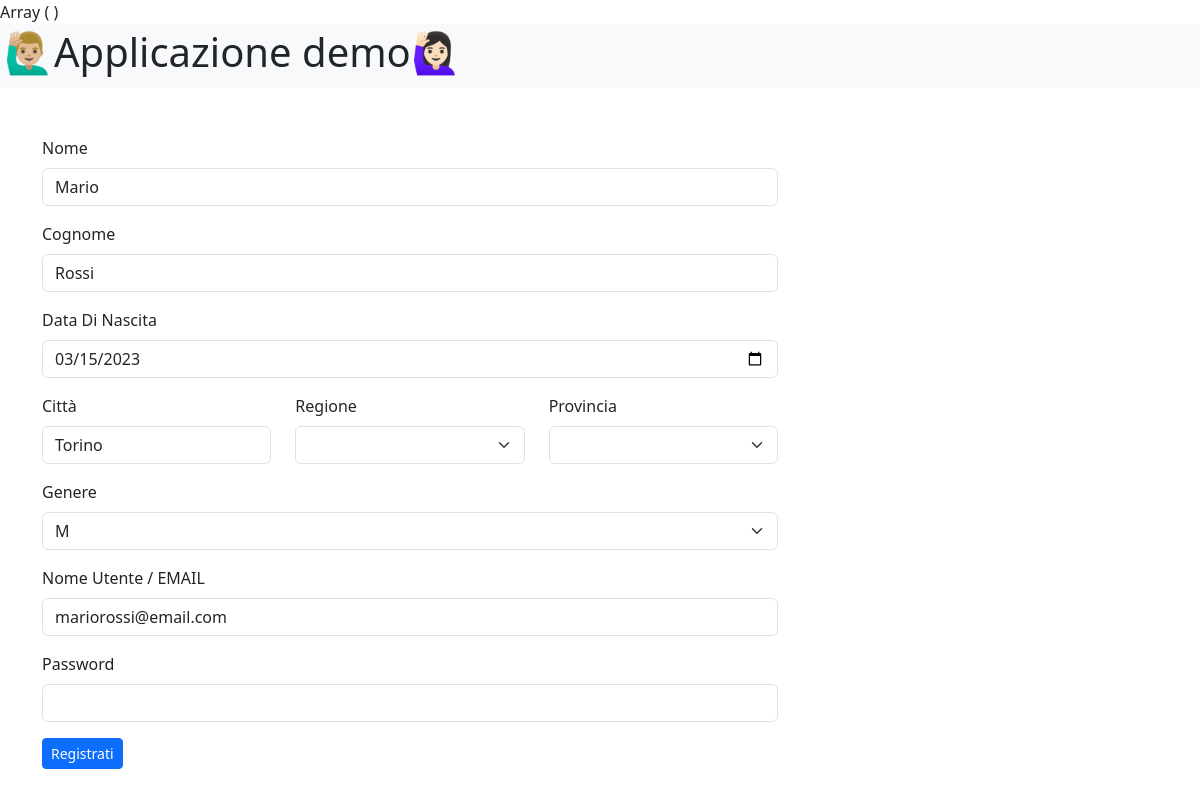
Page /form_in_php/edit_user.php?user_id=1 on the committed database.
### tables this page shows
CREATE TABLE `user` (
  `user_id` int(10) NOT NULL,
  `first_name` varchar(255) NOT NULL,
  `last_name` varchar(255) NOT NULL,
  `birthday` date NOT NULL,
  `birth_city` varchar(255) NOT NULL,
  `regione_id` int(11) NOT NULL,
  `provincia_id` int(11) NOT NULL,
  `gender` enum('M','F') NOT NULL,
  `username` varchar(255) NOT NULL,
  `password` varchar(255) NOT NULL
);

### form_in_php/class/validator/ValidateRequired.php (called while the page is built, shortened)
<?php
class ValidateRequired implements Validable{
    private $value;
    private $valid;
    public function __construct($default_value="", $message="❗️È obbligatorio😬" ){
        $this -> value = $default_value;
        $this -> valid = true;
    }
    public function getValue(){
        return $this -> value;
    }
    public function getValid()
    {
      return $this->valid;
    }
}
?>

### form_in_php/class/crud/UserCRUD.php (called while the page is built, shortened)
<?php
class UserCRUD{
    public function read(int $user_id = null):User|array|bool
    {
        $conn = new \PDO(DB_DSN, DB_USER, DB_PASSWORD);
        if(!is_null($user_id)){
            $query = "SELECT * FROM user WHERE user_id = :user_id";
            $stm = $conn -> prepare($query);
            $stm -> bindValue(':user_id', $user_id, PDO::PARAM_INT);
            $stm -> execute();
            $result = $stm -> fetchAll(PDO::FETCH_CLASS, User::class);
            if(count($result)==1){
                return $result[0];
            }
        }
    }
}
?>

### form_in_php/class/validator/ValidateDate.php (called while the page is built, shortened)
<?php
class ValidateDate implements Validable{
    private $value;
    private $valid;
    public function __construct($default_value='',$message='❗️È obbligatorio😬') {
        $this->value = $default_value;
        $this->valid = true;
    }
    public function getValue()
    {
      return $this->value;
    }
    public function getValid()
    {
      return $this->valid;
    }
}
?>

### form_in_php/class/registry/it/Regione.php (called while the page is built, shortened)
<?php
class Regione{
    public static function all()
    {
        try {
            $conn = new \PDO(DB_DSN, DB_USER, DB_PASSWORD);
            $stm = $conn->prepare("SELECT * FROM regioni;");
            $stm->execute();
            $result = $stm->fetchAll(\PDO::FETCH_OBJ);
            return $result;
        } catch (\Throwable $th) {
            throw $th;
        }
    }
}
?>

### form_in_php/class/registry/it/Provincia.php (called while the page is built, shortened)
<?php
class Provincia {
    public static function all()
    {
        try {
            $conn = new \PDO(DB_DSN,DB_USER,DB_PASSWORD);
            $stm = $conn->prepare('SELECT * FROM province;');
            $stm->execute();
            $result = $stm->fetchAll(\PDO::FETCH_OBJ);
            return $result;
        } catch (\PDOException $th) {
            throw $th;
        }
    }
}
?>

### form_in_php/edit_user.php (the view, shortened to what this page needs)
<?php
$user_id = filter_input(INPUT_GET, "user_id", FILTER_VALIDATE_INT);
$crud = new UserCRUD;
$user = $crud -> read($user_id);
print_r($_POST);
$validatorRunner = new ValidatorRunner([
    'first_name' => new ValidateRequired($user -> first_name,'Il Nome è obbligatorio😬'),
    'last_name'  => new ValidateRequired($user -> last_name,'Il Cognome è obbligatorio😬'),
    'birthday'  => new ValidateDate($user -> birthday,'La data di nascità non è valida😬'),
    'gender'  => new ValidateRequired($user -> gender,'Il Genere è obbligatorio😬'),
    'birth_city'  => new ValidateRequired($user -> birth_city,'La città  è obbligatoria😬'),
    'id_regione'  => new ValidateRequired($user -> regione_id,'La regione è obbligatoria😬'),
    'id_provincia'  => new ValidateRequired($user -> provincia_id,'La provincia è obbligatoria😬'),
    'username'  => new ValidateRequired($user -> username,'Lo username è obbligatorio😬'),
    'password'  => new ValidateRequired('','La password è obbligatoria😬')
]);
extract($validatorRunner->getValidatorList());
?>
    <?php require "./class/views/head_view.php" ?>
        <section class="row">
            <div class="col-sm-8">
                <form class="mt-1 mt-md-5" action="edit_user.php" method="post">
                    <div class="mb-3">
                        <label for="first_name" class="form-label">Nome</label>
                        <input type="text"
                            value="<?= $first_name->getValue() ?>"
                            class="form-control <?php echo !$first_name->getValid() ? 'is-invalid':''  ?>"
                            name="first_name"
                            id="first_name"
                        >
                    </div>
                    <div class="mb-3">
                        <label for="last_name" class="form-label">Cognome</label>
                        <input type="text"
                               id="last_name"
                               value="<?= $last_name->getValue() ?>"
                               name="last_name"
                               class="form-control <?php echo !$last_name->getValid() ? 'is-invalid':'' ?>"
                               >
                    </div>
                    <div class="mb-3">
                        <label for="birthday" class="form-label">Data Di Nascita</label>
                        <input type="date"
                               value="<?= $birthday->getValue() ?>"
                               class="form-control <?php echo !$birthday->getValid() ? 'is-invalid':'' ?>"
                               name="birthday"
                               id="birthday">
                    </div>
                <div class="mb-3">
                    <div class="row">
                    <div class="col">
                        <label for="birth_city" class="form-label">Città</label>
                        <input type="text" value="<?= $birth_city->getValue() ?>" class="form-control <?php echo !$birth_city->getValid() ? 'is-invalid':'' ?>" name="birth_city" id="birth_city">
                    </div>
                    <div class="col">
                        <label for="birth_region" class="form-label">Regione</label>
                        <select id="birth_region" class="form-select birth_region" name="regione_id">
                                <option value=""></option>
                                <?php foreach(Regione::all() as $regione) : ?>
                                    <option value="<?= $regione->id_regione ?>"><?= $regione->nome ?></option>
                                <?php endforeach;  ?>
                        </select>
                        </div>
                        <div class="col">
                        <label for="birth_province" class="form-label">Provincia</label>
                        <select id="birth_province" class="form-select birth_province" name="provincia_id">
                        <option value=""></option>
                                <?php foreach(Provincia::all() as $provincia) : ?>
                                    <option value="<?= $provincia->id_provincia ?>"><?= $provincia->nome ?></option>
                                <?php endforeach;  ?>
                        </select>
                    </div>
                    </div>
                </div>
                    <div class="mb-3">
                        <label for="gender" class="form-label">Genere</label>
                        <select name="gender" class="form-select <?php echo !$gender->getValid() ? 'is-invalid' :'' ?>" id="gender">
                            <option <?php echo $gender->getValue() == 'M' ? 'selected':''  ?> value="M">M</option>
                        </select>
                    </div>
                    <div class="mb-3">
                        <label for="username" class="form-label">Nome Utente / EMAIL</label>
                        <input type="text"  value="<?php echo $username->getValue() ?>" class="form-control
                            <?php echo (!$username->getValid() && !$username->getValid()) ? 'is-invalid':'' ?>" name="username" id="username">
                    </div>
                    <div class="mb-3">
                        <label for="password" class="form-label">Password</label>
                        <input type="password" value="<?= $password->getValue()  ?>" id="password" name="password" class="form-control <?php echo !$password->getValid() ? 'is-invalid' : ''  ?>">
                    </div>
                    <button class="btn btn-primary btn-sm" type="submit">Registrati</button>
                </form>
            </div>
        </section>
    </main>
</body>
</html>

### form_in_php/assets/css/style.css (style rules this page uses)
body { padding-bottom: 4rem; }

### rows in the picture
user: first_name "Mario", last_name "Rossi", birthday "03/15/2023", birth_city "Torino", gender "M", username "mariorossi@email.com"
